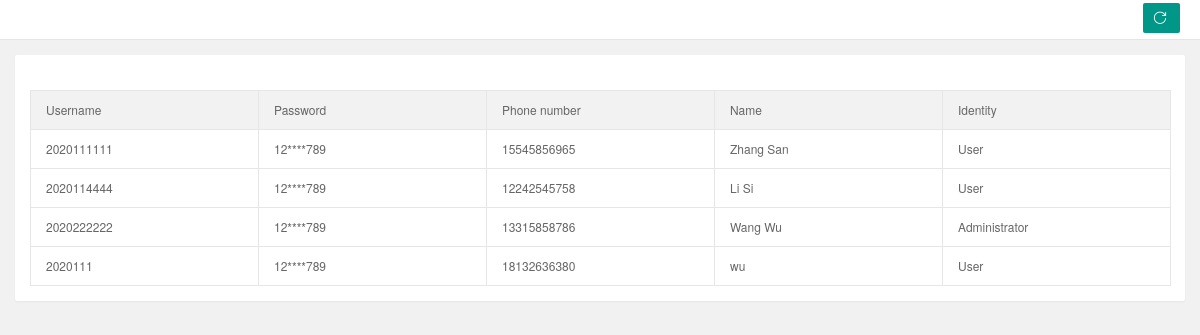
/userAdmin, run on an earlier commit of the app's database.
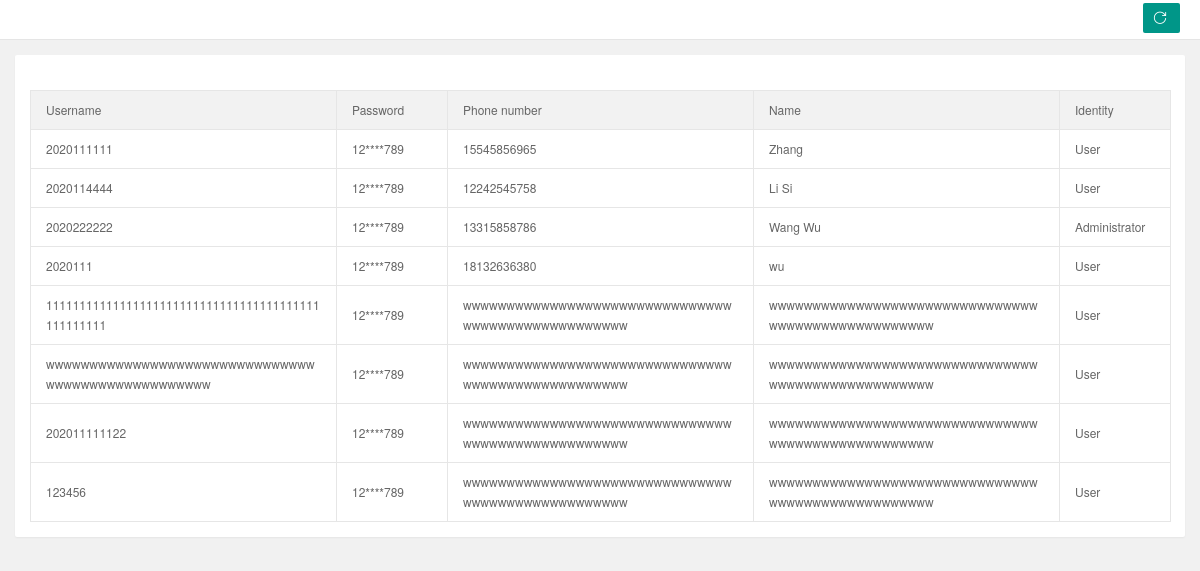
And on a later commit of the database.
### app/models.py (models this page shows)
class User(db.Model):
    __tablename__ = 'user'
    id = db.Column(db.Integer, primary_key=True)
    username = db.Column(db.String(50))
    password = db.Column(db.String(50))
    phone = db.Column(db.String(50))
    name = db.Column(db.String(50))
    job = db.Column(db.Boolean())

### app/views.py (the view)
@app.route('/userAdmin', methods=['GET', 'POST'])
def userAdmin():
    user_list = User.query.all()
    user = []
    for i in user_list:
        temp = ''
        num = 0
        length = len(i.password)
        for j in i.password:
            if (num >= 0 and num <= 1) or (num >= length - 3 and num <= length - 1):
                temp = temp + j
            else:
                temp = temp + '*'
            num += 1
        user.append([i, temp])
    return render_template('userAdmin.html', user=user)

### app/templates/userAdmin.html (shortened to what this page needs)
<!DOCTYPE html>
<html lang="en" class="x-admin-sm">
<head>
    <link rel="stylesheet" href="../static/lib/X-admin/css/font.css">
    <link rel="stylesheet" href="../static/lib/X-admin/css/xadmin.css">
</head>
<body>
    <div class="x-nav">
        <a class="layui-btn layui-btn-small" style="line-height:1.6em;margin-top:3px;float:right" onclick="location.reload()" title="刷新">
            <i class="layui-icon layui-icon-refresh" style="line-height:30px"></i>
        </a>
    </div>
    <div class="layui-fluid">
        <div class="layui-row layui-col-space15">
            <div class="layui-col-md12">
                <div class="layui-card">
                    <div class="layui-card-body ">
                    </div>
                    <div class="layui-card-body layui-table-body layui-table-main">
                        <table class="layui-table layui-form">
                            <thead>
                                <tr>
                                    <th>Username</th>
                                    <th>Password</th>
                                    <th>Phone number</th>
                                    <th>Name</th>
                                    <th>Identity</th>
                                </tr>
                            </thead>
                            <tbody>
                            {% for i in user %}
                                <tr>
                                    <td>{{ i[0].username }}</td>
                                    <td>{{ i[1] }}</td>
                                    <td>{{ i[0].phone }}</td>
                                    <td>{{ i[0].name }}</td>
                                    {% if i[0].job == true %}
                                    <td>Administrator</td>
                                    {% else %}
                                    <td>User</td>
                                    {% endif %}
                                </tr>
                            {% endfor %}
                            </tbody>
                        </table>
                    </div>
                </div>
            </div>
        </div>
    </div>
</body>
</html>

What changed in the data, as far as the page shows it:
changed User: name "Zhang San" → "Zhang"
added User: username "11111111111111111111111111111111111111111111111111", i "12****789", phone "wwwwwwwwwwwwwwwwwwwwwwwwwwwwwwwwwwwwwwwwwwwwwwwwww", name "wwwwwwwwwwwwwwwwwwwwwwwwwwwwwwwwwwwwwwwwwwwwwwwwww", job "User"
added User: username "wwwwwwwwwwwwwwwwwwwwwwwwwwwwwwwwwwwwwwwwwwwwwwwwww", i "12****789", phone "wwwwwwwwwwwwwwwwwwwwwwwwwwwwwwwwwwwwwwwwwwwwwwwwww", name "wwwwwwwwwwwwwwwwwwwwwwwwwwwwwwwwwwwwwwwwwwwwwwwwww", job "User"
added User: username "202011111122", i "12****789", phone "wwwwwwwwwwwwwwwwwwwwwwwwwwwwwwwwwwwwwwwwwwwwwwwwww", name "wwwwwwwwwwwwwwwwwwwwwwwwwwwwwwwwwwwwwwwwwwwwwwwwww", job "User"
added User: username "123456", i "12****789", phone "wwwwwwwwwwwwwwwwwwwwwwwwwwwwwwwwwwwwwwwwwwwwwwwwww", name "wwwwwwwwwwwwwwwwwwwwwwwwwwwwwwwwwwwwwwwwwwwwwwwwww", job "User"
